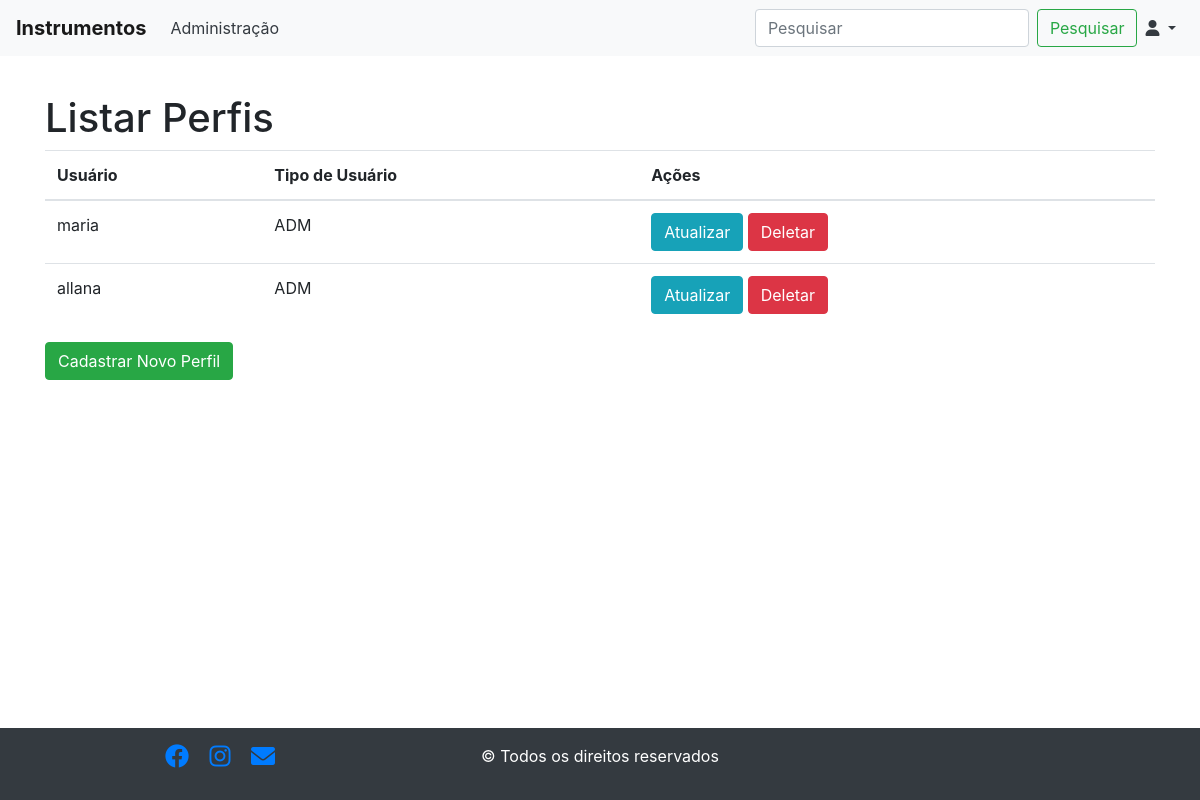
The app's page /listar_perfis/ with its own data.
### nuarte/models.py (models this page shows, shortened)
class Perfil(models.Model):
    USUARIO_CHOICES = [
        ('ADM', 'Administrador'),
        ('PROF', 'Professor'),
        ('ALUNO', 'Aluno'),
    ]
    usuario = models.OneToOneField(User, on_delete=models.CASCADE)
    tipo_usuario = models.CharField(max_length=5, choices=USUARIO_CHOICES)

### nuarte/views.py (the view)
# urls.py: path('listar_perfis/', ListarPerfisView.as_view(), name='listar_perfis'),
class ListarPerfisView(ListView):
    model = Perfil
    template_name = 'nuarte/listar_perfis.html'
    context_object_name = 'perfis'

### nuarte/templates/nuarte/listar_perfis.html (shortened to what this page needs)
{% extends 'base.html' %}
{% block content %}
    <h1>Listar Perfis</h1>
    {% if perfis %}
        <table class="table">
            <thead>
                <tr>
                    <th scope="col">Usuário</th>
                    <th scope="col">Tipo de Usuário</th>
                    <th scope="col">Ações</th>
                </tr>
            </thead>
            <tbody>
                {% for perfil in perfis %}
                    <tr>
                        <td>{{ perfil.usuario.username }}</td>
                        <td>{{ perfil.tipo_usuario }}</td>
                        <td>
                            <a href="{% url 'nuarte:atualizar_perfil' perfil.id %}" class="btn btn-info">Atualizar</a>
                            <a href="{% url 'nuarte:deletar_perfil' perfil.id %}" class="btn btn-danger">Deletar</a>
                        </td>
                    </tr>
                {% endfor %}
            </tbody>
        </table>
    {% else %}
        <p>Nenhum perfil encontrado.</p>
    {% endif %}
    <a href="{% url 'nuarte:cadastrar_perfil' %}" class="btn btn-success">Cadastrar Novo Perfil</a>
{% endblock %}

### templates/base.html (style rules this page uses)
body { padding-top: 70px; padding-bottom: 70px; }

### records on screen
Perfil: usuario.username "maria", tipo_usuario "ADM"
Perfil: usuario.username "allana", tipo_usuario "ADM"
